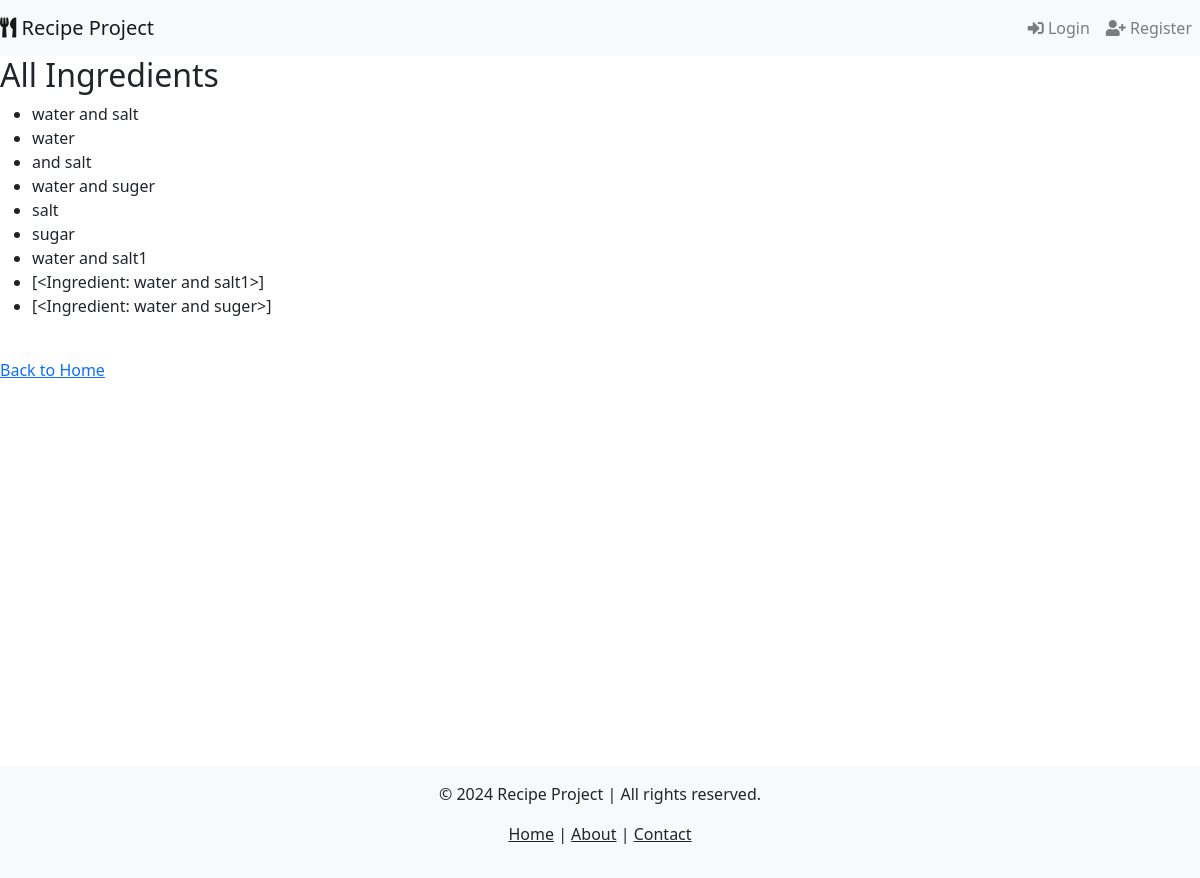
Before: /ingredients/ with the older database file.
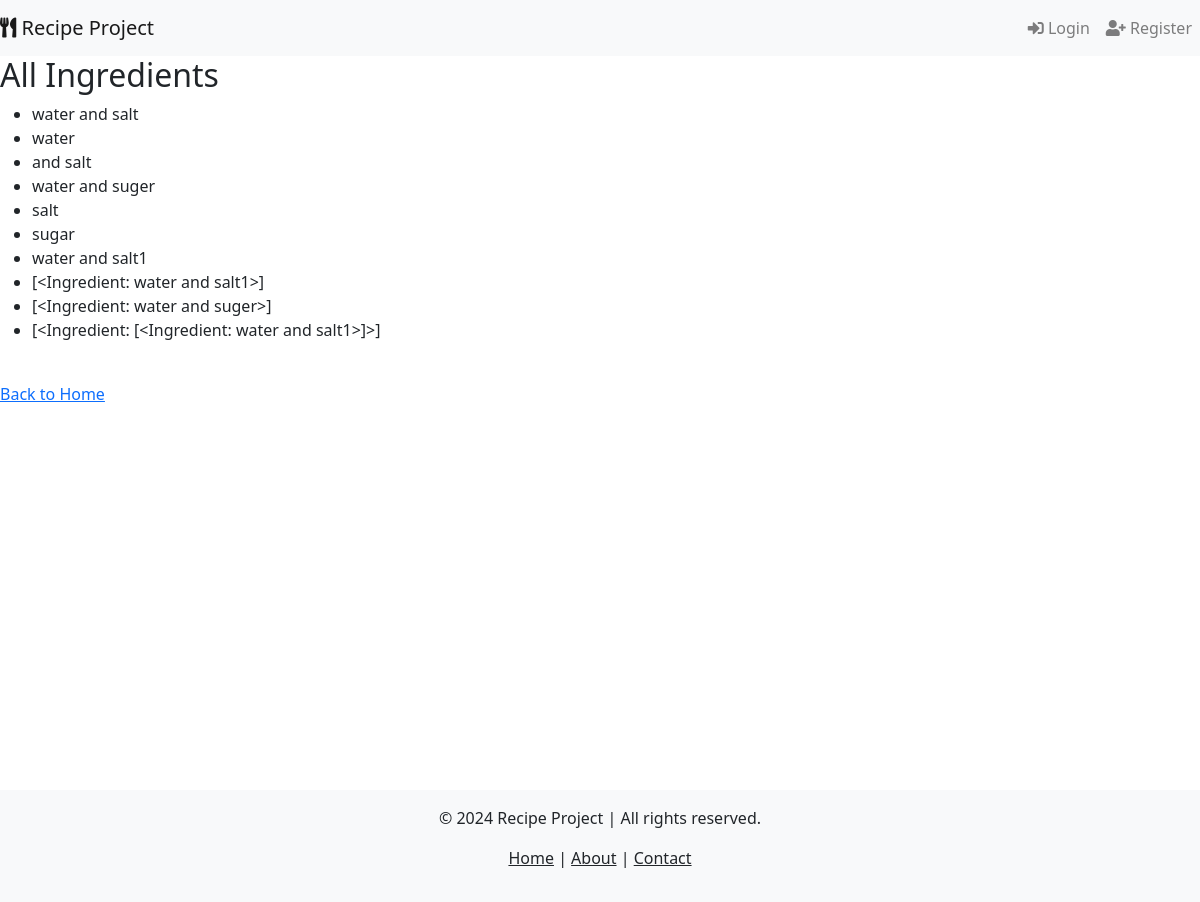
After: the same page with the newer database file.
### recipe_app/models.py (models this page shows, shortened)
class Ingredient(models.Model):
    name = models.CharField(max_length=100)

### recipe_app/views.py (the view)
# urls.py: path('ingredients/', views.IngredientListView.as_view(), name='ingredient_list'),
class IngredientListView(ListView):
    model = Ingredient
    template_name = 'ingredient_list.html'
    context_object_name = 'ingredients'

### recipe_app/context_processors.py (called while the page is built)
def current_year(request):
    return {'current_year': datetime.now().year}

### templates/ingredient_list.html
{% extends 'base.html' %}
{% block content %}
    <h2>All Ingredients</h2>
    <ul>
        {% for ingredient in ingredients %}
            <li>{{ ingredient.name }}</li>
        {% endfor %}
    </ul>
    <br>
    <a href="{% url 'home' %}">Back to Home</a>
{% endblock %}

Changed rows visible on the page:
added Ingredient: name "[<Ingredient: [<Ingredient: water and salt1>]>]"
